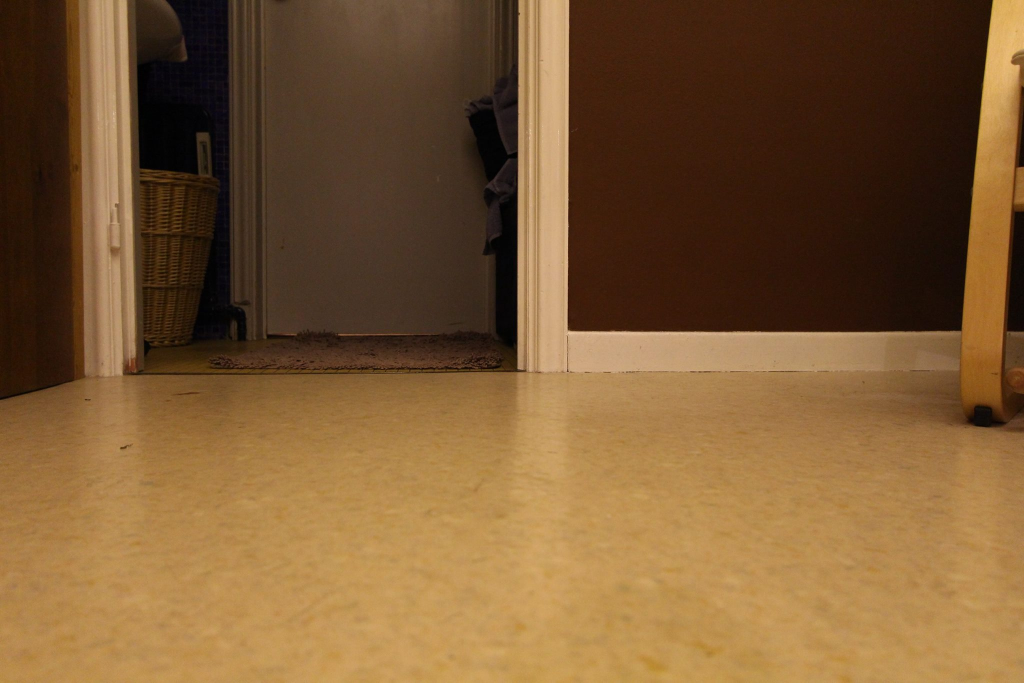
%> input picture matlab/Detectbackground/voiture bg/stv_bg.jpg, 2048 x 1365 px (shown at 1/2 size)
$ octave --eval "cam;"   (GNU Octave 9; MATLAB toolbox functions it lacks are replaced by stand-ins)
%> lines starting %> are read from the running program, lines starting %| are printed output that depends on the picture
### matlab/save_image.m
function [] = save_image (f, name, graph)
% graph: 1 export in png
%        2 just show
%        else do nothing
if graph == 1 || graph == 2
    figure();
    if graph == 1
        set(gcf,'Visible','off');
    end
    colormap(gray);
    full_name = build_full_name(name);
    title(full_name);
    set(gcf,'name',full_name,'numbertitle','off');
    imshow(double(f)/255);
    axis off;
    if graph == 1
        %saveas(gcf, name, 'png');
        saveas(gcf, sprintf('../Images/%s',full_name), 'png');
    end
end
end

### matlab/build_full_name.m
function [full] = build_full_name(name)
global test_name;
global L;
global angle;
global blur_method;
full = name;
if numel(test_name) > 0
    full = sprintf('%s-%s', test_name, full);
end
if numel(L) > 0 && numel(angle) > 0
    full = sprintf('%s-%d_%d', full, L, angle);
end
if numel(blur_method) > 0
    full = sprintf('%s-%s', full, blur_method);
end
end

### matlab/Detectbackground/cam.m
function [] = cam()

bg = double(rgb2gray(imread('stv_bg.jpg')));
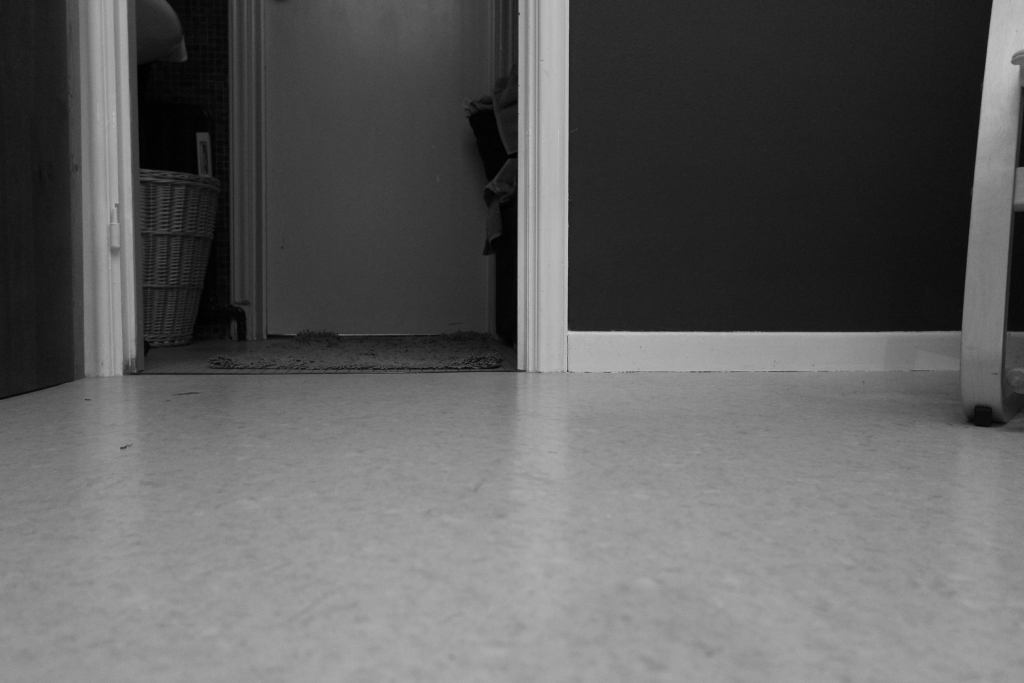
%> bg: size 1365x2048 double (shown at 1/2 size); min 0, max 222, mean 95.2
I = double(rgb2gray(imread('stv_blur1.jpg')));
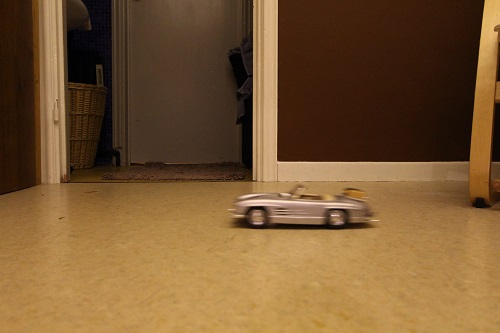
%> input picture matlab/Detectbackground/voiture fg/stv_blur1.jpg, 500 x 333 px
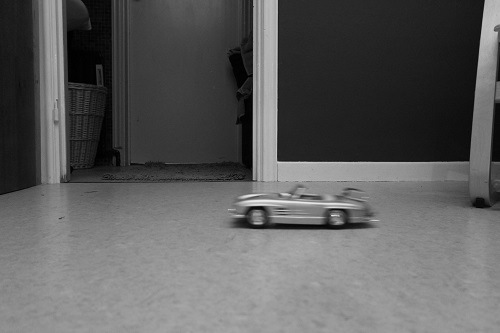
%> I: size 333x500 double; min 0, max 238, mean 93
save_image(I, 'blu', 2);
%> (the run ends here)
